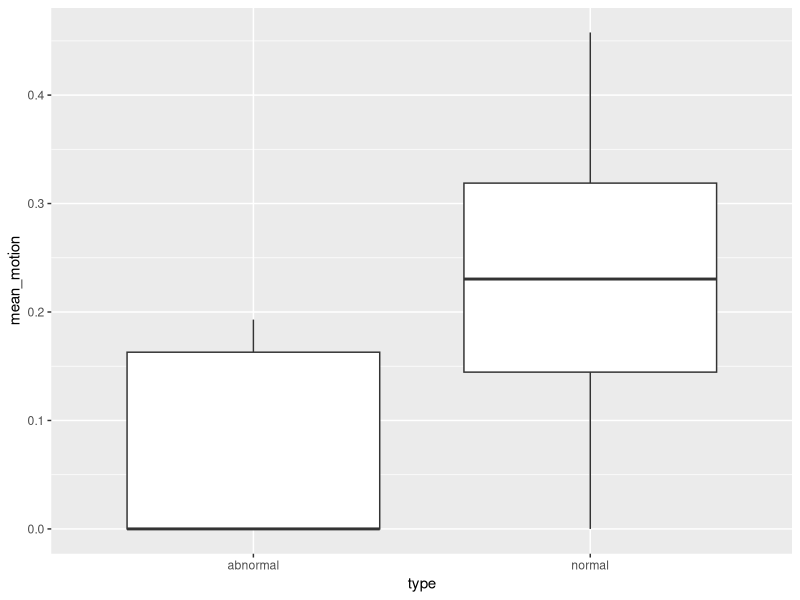
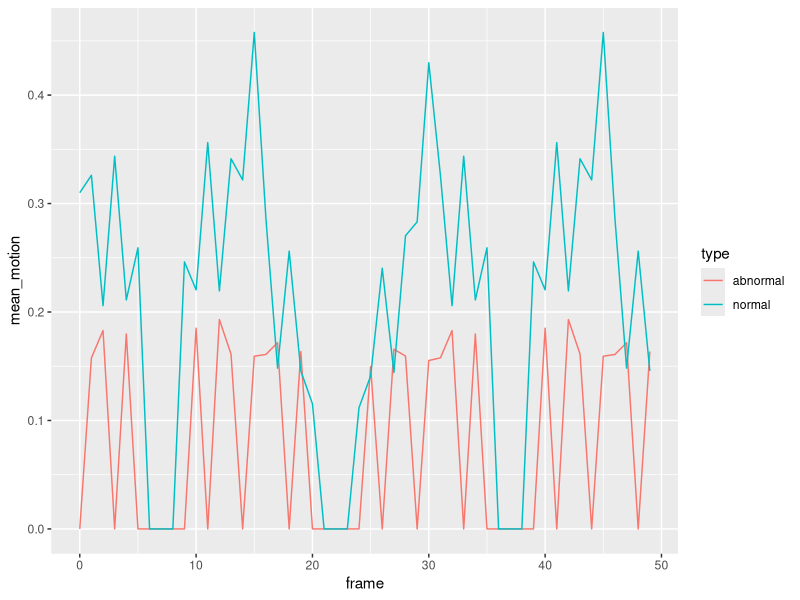

These figures' R source, in order:
#Saving the data in a variable
motion_data <- read.csv("motion_stats.csv")
print(motion_data)

#To check where it is looking for the document
getwd()

# Opening the package to create the plots
library(ggplot2)

#Box plot to summarize how much motion was detected over time for each heart type
#can see it was concentrated aound 0 for abnormal since the heart didnt contract as widely as a healthy heart should
ggplot(motion_data, aes(x = type, y = mean_motion)) + 
  geom_boxplot()

#Graph to visualize motion per frame
ggplot(motion_data, aes(x=  frame, y = mean_motion, color = type)) +
  geom_line()

# Average mean motion for each type
aggregate(mean_motion ~ type, data = motion_data, mean)

# Tells us how spatially variable the motion is i.e. if some pixels move more than others in the same frame
aggregate(std_motion ~ type, data = motion_data, mean)

# To see if the mean motion values are statistically different
t.test(mean_motion ~ type, data = motion_data)
